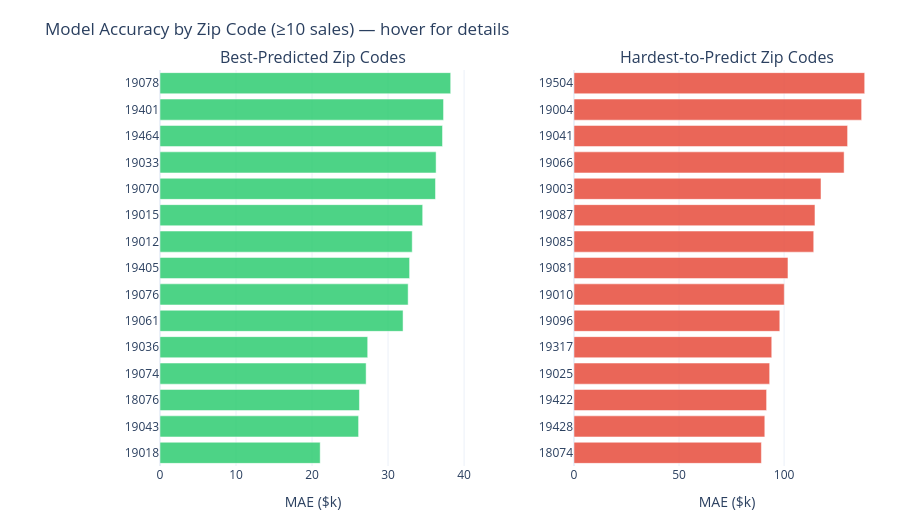
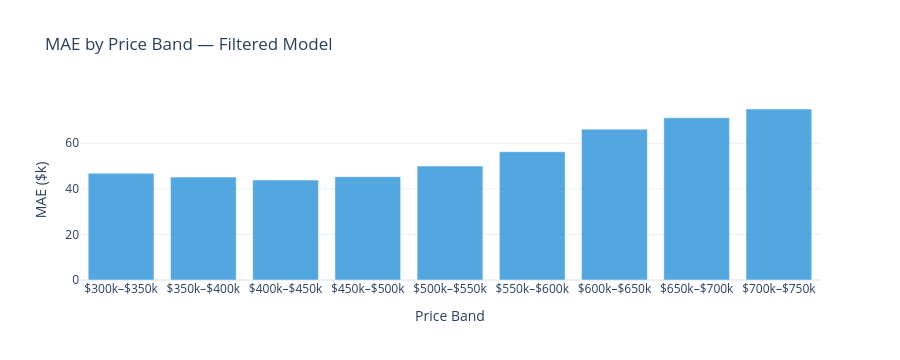

The notebook cell saved with these charts, in order:
### Code cell
# ---------------------------------------------------------------------------
# 2. Error breakdown by segment — interactive Plotly
# ---------------------------------------------------------------------------
res_f["abs_error"] = res_f["resid_eval"].abs()
zip_stats = (
    res_f.groupby("zip")
    .agg(
        n=("PRICE", "size"),
        median_price=("PRICE", "median"),
        mae=("abs_error", "mean"),
        median_error_pct=("pct_error", "median"),
    )
    .query("n >= 10")
    .sort_values("mae")
    .reset_index()
)
zip_stats["label"] = zip_stats["zip"].apply(zlabel)

top15 = zip_stats.head(15)
bot15 = zip_stats.tail(15).sort_values("mae", ascending=True)

fig = make_subplots(
    rows=1, cols=2,
    subplot_titles=["Best-Predicted Zip Codes", "Hardest-to-Predict Zip Codes"],
    horizontal_spacing=0.15,
)

for trace_df, col, color in [(top15, 1, "#2ecc71"), (bot15, 2, "#e74c3c")]:
    fig.add_trace(
        go.Bar(
            y=trace_df["label"],
            x=trace_df["mae"] / 1e3,
            orientation="h",
            marker_color=color,
            opacity=0.85,
            customdata=np.column_stack([
                trace_df["zip"],
                trace_df["label"],
                trace_df["n"].astype(int),
                (trace_df["median_price"] / 1e3).round(0),
                (trace_df["mae"] / 1e3).round(1),
                trace_df["median_error_pct"].round(1),
            ]),
            hovertemplate=(
                "<b>%{customdata[1]}</b><br>"
                "Sales: %{customdata[2]}<br>"
                "Median Sale Price: $%{customdata[3]:.0f}k<br>"
                "Mean Abs Error: $%{customdata[4]:.1f}k<br>"
                "Median % Error: %{customdata[5]:+.1f}%<br>"
                "<extra></extra>"
            ),
            showlegend=False,
        ),
        row=1, col=col,
    )

fig.update_xaxes(title_text="MAE ($k)", row=1, col=1)
fig.update_xaxes(title_text="MAE ($k)", row=1, col=2)
fig.update_layout(
    title="Model Accuracy by Zip Code (≥10 sales) — hover for details",
    height=520, template="plotly_white",
    margin=dict(l=160, r=20, t=70, b=40),
)
fig.show()

# By price band
bins = list(range(300_000, 775_000, 50_000))
labels = [f"${b//1000}k–${(b+50000)//1000}k" for b in bins[:-1]]
res_f["price_band"] = pd.cut(res_f["PRICE"], bins=bins, labels=labels)
band_mae = res_f.groupby("price_band", observed=True)["abs_error"].mean() / 1e3
band_n   = res_f.groupby("price_band", observed=True)["abs_error"].count()

fig2 = go.Figure(go.Bar(
    x=list(band_mae.index.astype(str)),
    y=band_mae.values,
    marker_color="#3498db",
    opacity=0.85,
    customdata=np.column_stack([band_mae.values.round(1), band_n.values]),
    hovertemplate=(
        "<b>%{x}</b><br>"
        "MAE: $%{customdata[0]:.1f}k<br>"
        "Sales: %{customdata[1]}<br>"
        "<extra></extra>"
    ),
))
fig2.update_layout(
    title="MAE by Price Band — Filtered Model",
    xaxis_title="Price Band", yaxis_title="MAE ($k)",
    height=360, template="plotly_white",
)
fig2.show()

### Figure 1 — Plotly figure (JSON) as saved in the notebook; plotly's stock layout.template omitted (floating-point values rounded to 4 significant figures)
{"data": [{"customdata": [[19018, "19018", 65, 340, 21.1, -1.2], [19043, "19043", 17, 411, 26.1, 0.8], [18076, "18076", 14, 400, 26.2, 2.1], [19074, "19074", 21, 365, 27.1, 1.1], [19036, "19036", 28, 345, 27.3, 1.6], [19061, "19061", 82, 378, 32, 0.4], [19076, "19076", 18, 392, 32.6, -0.2], [19405, "19405", 10, 390, 32.8, 0.8], [19012, "19012", 40, 440, 33.2, -0.3], [19015, "19015", 65, 357, 34.6, 1], [19070, "19070", 48, 406, 36.2, 0.7], [19033, "19033", 43, 387, 36.3, -1.7], [19464, "19464", 259, 419, 37.2, -0.4], [19401, "19401", 61, 385, 37.3, 0.7], [19078, "19078", 49, 400, 38.2, 2.7]], "hovertemplate": "<b>%{customdata[1]}</b><br>Sales: %{customdata[2]}<br>Median Sale Price: $%{customdata[3]:.0f}k<br>Mean Abs Error: $%{customdata[4]:.1f}k<br>Median % Error: %{customdata[5]:+.1f}%<br><extra></extra>", "marker": {"color": "#2ecc71"}, "opacity": 0.85, "orientation": "h", "showlegend": false, "type": "bar", "x": [21.07, 26.12, 26.24, 27.12, 27.32, 31.97, 32.64, 32.83, 33.18, 34.55, 36.24, 36.32, 37.17, 37.3, 38.24], "xaxis": "x", "y": ["19018", "19043", "18076", "19074", "19036", "19061", "19076", "19405", "19012", "19015", "19070", "19033", "19464", "19401", "19078"], "yaxis": "y"}, {"customdata": [[18074, "18074", 38, 700, 89.2, -2.2], [19428, "19428", 70, 658, 90.8, -2.1], [19422, "19422", 80, 658, 91.7, 1.4], [19025, "19025", 49, 735, 93.1, -0.3], [19317, "19317", 34, 798, 94.1, 2.4], [19096, "19096", 65, 881, 98, -0.8], [19010, "19010", 50, 804, 100.1, 0.7], [19081, "19081", 52, 672, 101.8, 1.5], [19085, "19085", 11, 950, 114.1, 2.9], [19087, "19087", 40, 842, 114.7, 1.5], [19003, "19003", 26, 630, 117.6, 3.1], [19066, "19066", 18, 965, 128.6, 0.1], [19041, "19041", 12, 850, 130.2, 0.2], [19004, "19004", 39, 845, 136.9, 4.9], [19504, "19504", 10, 440, 138.4, -3.4]], "hovertemplate": "<b>%{customdata[1]}</b><br>Sales: %{customdata[2]}<br>Median Sale Price: $%{customdata[3]:.0f}k<br>Mean Abs Error: $%{customdata[4]:.1f}k<br>Median % Error: %{customdata[5]:+.1f}%<br><extra></extra>", "marker": {"color": "#e74c3c"}, "opacity": 0.85, "orientation": "h", "showlegend": false, "type": "bar", "x": [89.2, 90.82, 91.67, 93.13, 94.13, 97.96, 100.1, 101.8, 114.1, 114.7, 117.6, 128.6, 130.2, 136.9, 138.4], "xaxis": "x2", "y": ["18074", "19428", "19422", "19025", "19317", "19096", "19010", "19081", "19085", "19087", "19003", "19066", "19041", "19004", "19504"], "yaxis": "y2"}], "layout": {"annotations": [{"font": {"size": 16}, "showarrow": false, "text": "Best-Predicted Zip Codes", "x": 0.2125, "xanchor": "center", "xref": "paper", "y": 1, "yanchor": "bottom", "yref": "paper"}, {"font": {"size": 16}, "showarrow": false, "text": "Hardest-to-Predict Zip Codes", "x": 0.7875, "xanchor": "center", "xref": "paper", "y": 1, "yanchor": "bottom", "yref": "paper"}], "height": 520, "margin": {"b": 40, "l": 160, "r": 20, "t": 70}, "title": {"text": "Model Accuracy by Zip Code (≥10 sales) — hover for details"}, "xaxis": {"anchor": "y", "domain": [0, 0.425], "title": {"text": "MAE ($k)"}}, "xaxis2": {"anchor": "y2", "domain": [0.575, 1], "title": {"text": "MAE ($k)"}}, "yaxis": {"anchor": "x", "domain": [0, 1]}, "yaxis2": {"anchor": "x2", "domain": [0, 1]}}}

### Figure 2 — Plotly figure (JSON) as saved in the notebook; plotly's stock layout.template omitted (floating-point values rounded to 4 significant figures)
{"data": [{"customdata": [[46.8, 522], [45.2, 691], [43.9, 790], [45.4, 670], [50, 627], [56.3, 557], [66.2, 491], [71.2, 364], [75, 324]], "hovertemplate": "<b>%{x}</b><br>MAE: $%{customdata[0]:.1f}k<br>Sales: %{customdata[1]}<br><extra></extra>", "marker": {"color": "#3498db"}, "opacity": 0.85, "type": "bar", "x": ["$300k–$350k", "$350k–$400k", "$400k–$450k", "$450k–$500k", "$500k–$550k", "$550k–$600k", "$600k–$650k", "$650k–$700k", "$700k–$750k"], "y": [46.83, 45.15, 43.86, 45.36, 50.0, 56.3, 66.2, 71.21, 75.04]}], "layout": {"height": 360, "title": {"text": "MAE by Price Band — Filtered Model"}, "xaxis": {"title": {"text": "Price Band"}}, "yaxis": {"title": {"text": "MAE ($k)"}}}}
